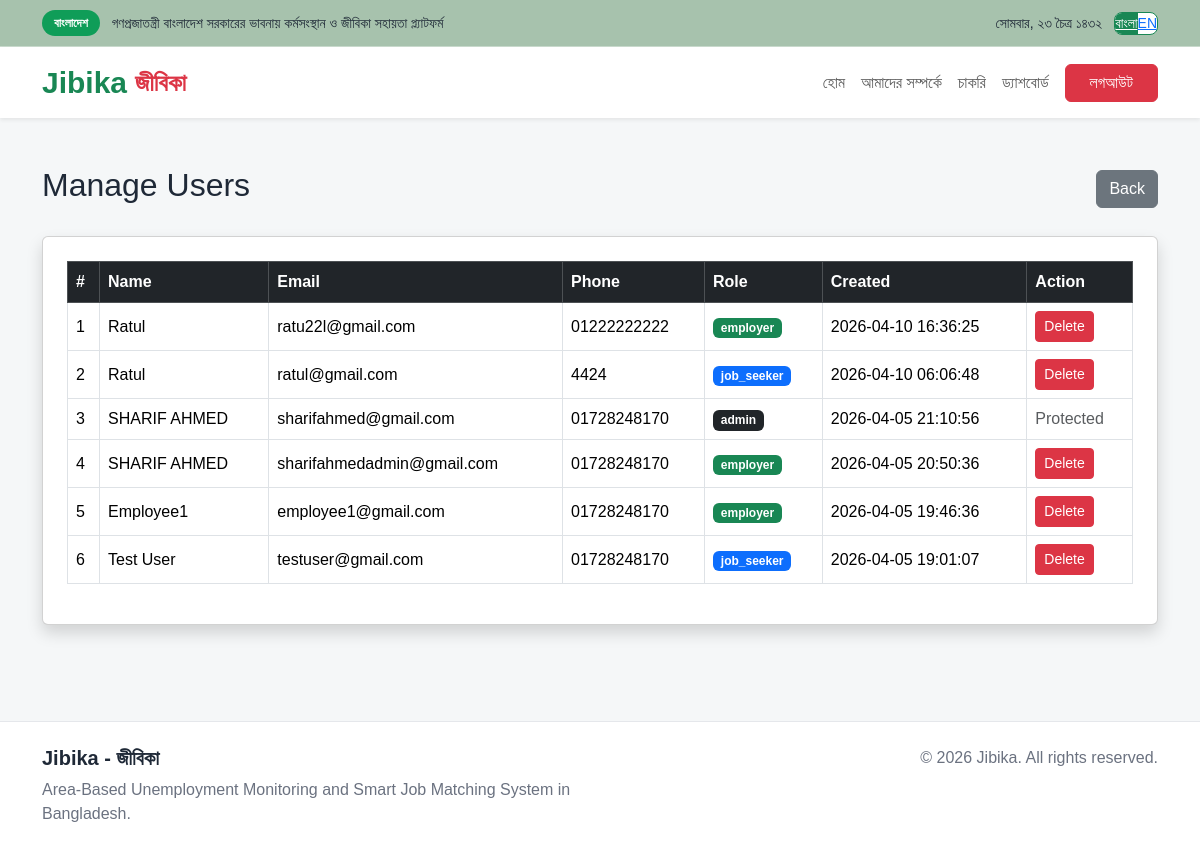
The app's page /main/jibika/admin/users.php (signed in) with its own data.
### tables this page shows
CREATE TABLE `users` (
  `user_id` int(11) NOT NULL AUTO_INCREMENT,
  `full_name` varchar(100) DEFAULT NULL,
  `email` varchar(100) DEFAULT NULL,
  `phone` varchar(20) DEFAULT NULL,
  `password` varchar(255) DEFAULT NULL,
  `role` enum('job_seeker','employer','admin') NOT NULL,
  `created_at` timestamp NOT NULL DEFAULT current_timestamp(),
  PRIMARY KEY (`user_id`),
  UNIQUE KEY `email` (`email`)
);

### main/jibika/admin/users.php (the view, shortened to what this page needs)
<?php
include('../assets/config/db.php');
$result = $conn->query("SELECT * FROM users ORDER BY user_id DESC");
?>
<?php include('../includes/header.php'); ?>
<?php include('../includes/navbar.php'); ?>
<div class="container py-5">
    <div class="d-flex justify-content-between align-items-center mb-4">
        <h2>Manage Users</h2>
        <a href="dashboard.php" class="btn btn-secondary">Back</a>
    </div>
    <div class="card shadow p-4">
        <?php if ($result && $result->num_rows > 0): ?>
            <div class="table-responsive">
                <table class="table table-bordered table-hover align-middle">
                    <thead class="table-dark">
                        <tr>
                            <th>#</th>
                            <th>Name</th>
                            <th>Email</th>
                            <th>Phone</th>
                            <th>Role</th>
                            <th>Created</th>
                            <th>Action</th>
                        </tr>
                    </thead>
                    <tbody>
                        <?php $count = 1; ?>
                        <?php while ($row = $result->fetch_assoc()): ?>
                            <tr>
                                <td><?php echo $count++; ?></td>
                                <td><?php echo htmlspecialchars($row['full_name']); ?></td>
                                <td><?php echo htmlspecialchars($row['email']); ?></td>
                                <td><?php echo htmlspecialchars($row['phone'] ?? ''); ?></td>
                                <td>
                                    <span class="badge bg-<?php echo ($row['role'] == 'admin') ? 'dark' : (($row['role'] == 'employer') ? 'success' : 'primary'); ?>">
                                        <?php echo htmlspecialchars($row['role']); ?>
                                    </span>
                                </td>
                                <td><?php echo htmlspecialchars($row['created_at'] ?? ''); ?></td>
                                <td>
                                    <?php if ($row['role'] != 'admin'): ?>
                                        <a href="users.php?delete=<?php echo $row['user_id']; ?>"
                                           class="btn btn-danger btn-sm"
                                           onclick="return confirm('Delete this user?')">
                                           Delete
                                        </a>
                                    <?php else: ?>
                                        <span class="text-muted">Protected</span>
                                    <?php endif; ?>
                                </td>
                            </tr>
                        <?php endwhile; ?>
                    </tbody>
                </table>
            </div>
        <?php else: ?>
            <div class="alert alert-warning">No users found</div>
        <?php endif; ?>
    </div>
</div>
<?php include('../includes/footer.php'); ?>

### main/jibika/assets/css/style.css (style rules this page uses)
body { font-family: Arial, sans-serif; background-color: #f5f7f8; color: #1f2937; margin: 0; padding: 0; }
.container, .container-fluid { width: 100%; }

### records on screen
users: full_name "Ratul", email "ratu22l@gmail.com", phone "01222222222", role "employer", created_at "2026-04-10 16:36:25"
users: full_name "Ratul", email "ratul@gmail.com", phone "4424", role "job_seeker", created_at "2026-04-10 06:06:48"
users: full_name "SHARIF AHMED", email "sharifahmed@gmail.com", phone "01728248170", role "admin", created_at "2026-04-05 21:10:56", shows "Protected"
users: full_name "SHARIF AHMED", email "sharifahmedadmin@gmail.com", phone "01728248170", role "employer", created_at "2026-04-05 20:50:36"
users: full_name "Employee1", email "employee1@gmail.com", phone "01728248170", role "employer", created_at "2026-04-05 19:46:36"
users: full_name "Test User", email "testuser@gmail.com", phone "01728248170", role "job_seeker", created_at "2026-04-05 19:01:07"

### other values on screen
$t['gov_badge'] "বাংলাদেশ"
$t['gov_text'] "গণপ্রজাতন্ত্রী বাংলাদেশ সরকারের ভাবনায় কর্মসংস্থান ও জীবিকা সহায়তা প্ল্যাটফর্ম"
$t['date'] "সোমবার, ২৩ চৈত্র ১৪৩২"
$t['home'] "হোম"
$t['about'] "আমাদের সম্পর্কে"
$t['jobs'] "চাকরি"
$t['dashboard'] "ড্যাশবোর্ড"
$t['logout'] "লগআউট"
